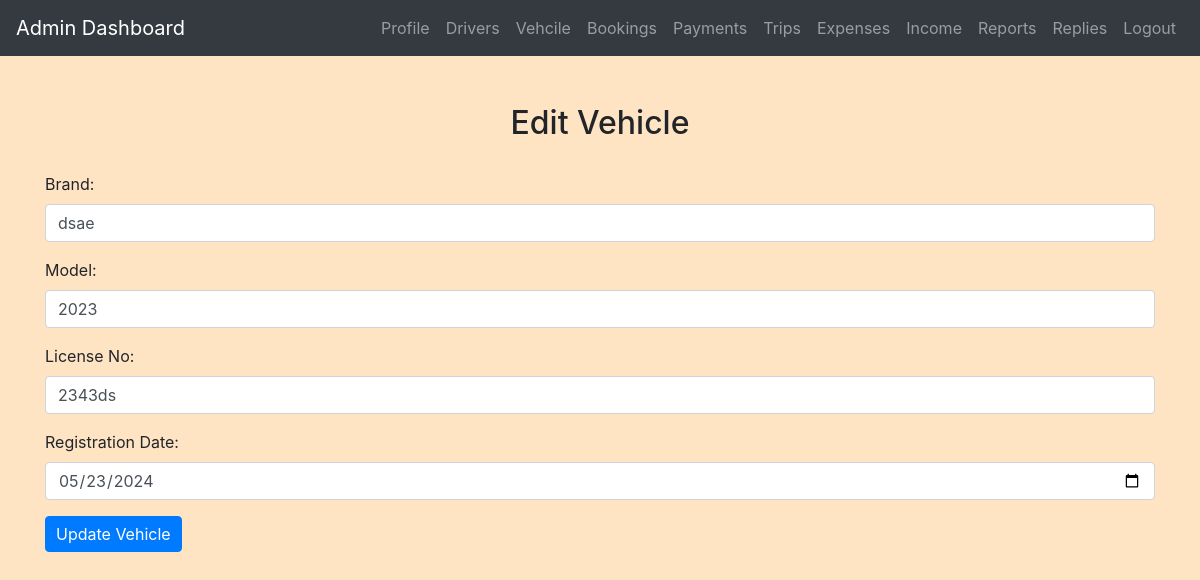
The app's page /admin/edit_vehicle.php?vehicle_id=1 (signed in) with its own data.
### tables this page shows
CREATE TABLE `vehicles` (
  `vehicle_id` int(11) NOT NULL,
  `brand` varchar(255) NOT NULL,
  `model` varchar(255) NOT NULL,
  `license_no` varchar(255) NOT NULL,
  `registration_date` date NOT NULL
);

### admin/edit_vehicle.php (the view, shortened to what this page needs)
<?php
include('config.php');
$vehicle_id = $_GET['vehicle_id'];
$sql = "SELECT * FROM Vehicles WHERE vehicle_id = $vehicle_id";
$result = $conn->query($sql);
if ($result->num_rows == 1) {
    $vehicle = $result->fetch_assoc();
} else {
    header("Location: view_vehicles.php");
    exit;
}
?>
<!DOCTYPE html>
<html>
<head>
    <link rel="stylesheet" href="https://maxcdn.bootstrapcdn.com/bootstrap/4.5.2/css/bootstrap.min.css">
    <link rel="stylesheet" href="../css/style.css">
</head>
<body>
<?php include('admin_navbar.php'); ?>
<div class="container mt-5">
    <h2>Edit Vehicle</h2>
    <form method="post" action="<?php echo htmlspecialchars($_SERVER['PHP_SELF']) . "?vehicle_id=$vehicle_id"; ?>">
        <div class="form-group">
            <label for="brand">Brand:</label>
            <input type="text" class="form-control" id="brand" name="brand" value="<?php echo $vehicle['brand']; ?>" required>
        </div>
        <div class="form-group">
            <label for="model">Model:</label>
            <input type="text" class="form-control" id="model" name="model" value="<?php echo $vehicle['model']; ?>" required>
        </div>
        <div class="form-group">
            <label for="license_no">License No:</label>
            <input type="text" class="form-control" id="license_no" name="license_no" value="<?php echo $vehicle['license_no']; ?>" required>
        </div>
        <div class="form-group">
            <label for="registration_date">Registration Date:</label>
            <input type="date" class="form-control" id="registration_date" name="registration_date" value="<?php echo $vehicle['registration_date']; ?>" required>
        </div>
        <button type="submit" class="btn btn-primary">Update Vehicle</button>
    </form>
</div>
</body>
</html>

### css/style.css (style rules this page uses)
body { background-color: bisque; }
h1, h2, h3, h4 { text-align: center; margin-top: 30px; margin-bottom: 30px; }
.btn-primary { padding: 5px 10px; }

### records on screen
vehicles: brand "dsae", model "2023", license_no "2343ds", registration_date "05/23/2024"
